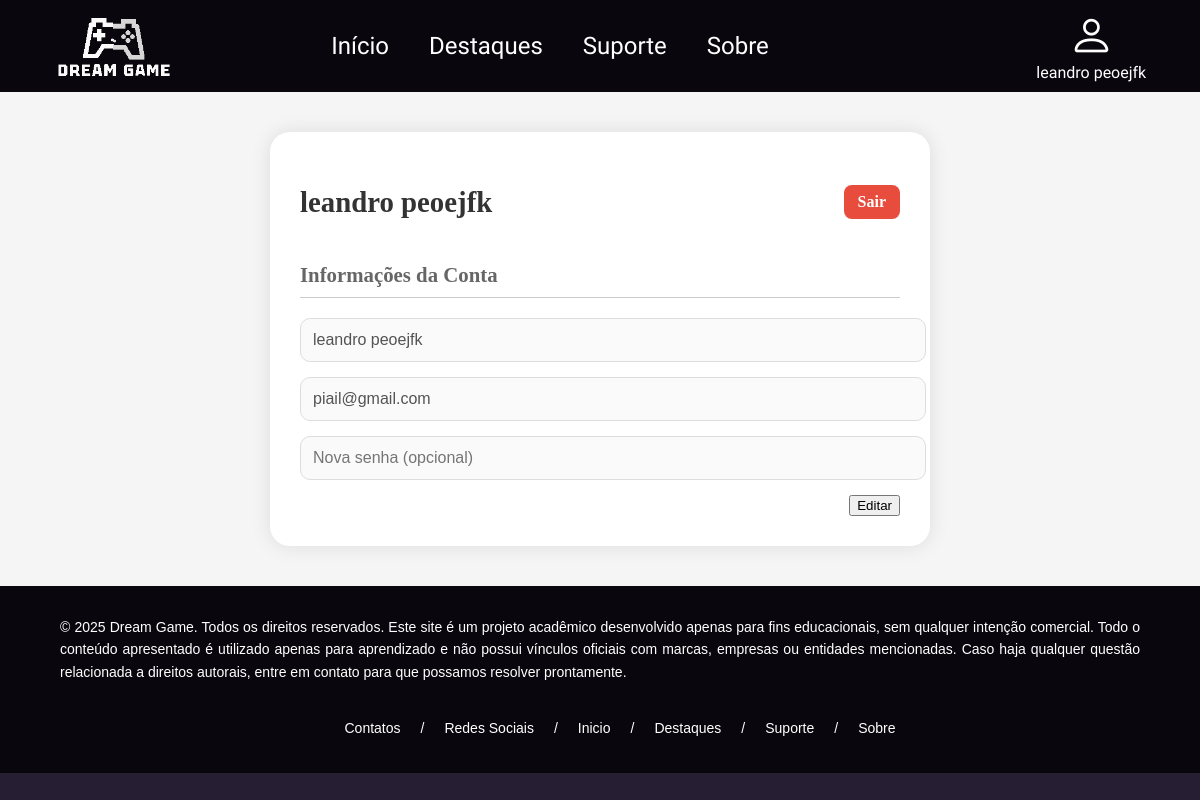
Screenshot of /DreamGame/perfil.php (signed in) with the database file from the repository.
### tables this page shows
CREATE TABLE `tb_info_users` (
  `ID_info` int(11) NOT NULL,
  `email` varchar(255) NOT NULL,
  `senha` varchar(255) NOT NULL,
  `ID_users` int(11) NOT NULL
);

CREATE TABLE `tb_users` (
  `ID_users` int(11) NOT NULL,
  `apelido` varchar(255) NOT NULL,
  `nome` varchar(255) NOT NULL,
  `nascimento` date NOT NULL
);

### DreamGame/perfil.php (the view, shortened to what this page needs)
<?php
include './includes/header.php';
try {
    $banco = new PDO("mysql:host=localhost;dbname=db_dreamgame", "root", "");
    $banco->setAttribute(PDO::ATTR_ERRMODE, PDO::ERRMODE_EXCEPTION);
    $id = $_SESSION['usuario_id'];
    $query = "SELECT tu.email, tu.senha, ti.nome
              FROM tb_info_users tu
              JOIN tb_users ti ON tu.ID_users = ti.ID_users
              WHERE tu.ID_users = :id";
    $stmt = $banco->prepare($query);
    $stmt->bindParam(':id', $id);
    $stmt->execute();
    $usuario = $stmt->fetch(PDO::FETCH_ASSOC);
} catch (PDOException $e) {
    die("Erro no banco de dados: " . $e->getMessage());
}
?>
<section class="perfil-section">
    <main class="perfil-main">
        <form method="POST" action="./auxilio/atualizar_perfil.php" id="formPerfil">
            <div class="perfil-header">
                <h1 class="perfil-nome"><?= htmlspecialchars($usuario['nome']) ?></h1>
                <a href="./auxilio/logout.php" class="perfil-btn-sair">Sair</a>
            </div>
            <h2 class="perfil-subtitulo">Informações da Conta</h2>
            <hr class="perfil-linha">
            <input type="text" name="nome" class="perfil-input" value="<?= htmlspecialchars($usuario['nome']) ?>" disabled required>
            <input type="email" name="email" class="perfil-input" value="<?= htmlspecialchars($usuario['email']) ?>" disabled required>
            <input type="password" name="senha" class="perfil-input" placeholder="Nova senha (opcional)" disabled>
            <div class="perfil-botoes">
                <button type="button" class="perfil-botao-editar" onclick="habilitarEdicao()">Editar</button>
            </div>
        </form>
    </main>
</section>
<?php include './includes/footer.php'; ?>

### DreamGame/assets/css/styles.css (style rules this page uses)
body { background-color: #261E33; padding: 0; margin: 0; align-items: center; }

### DreamGame/assets/css/perfil.css (style rules this page uses)
.perfil-section { display: flex; justify-content: center; padding: 40px 20px; background-color: #f5f5f5; }
.perfil-main { background: white; padding: 30px; border-radius: 20px; box-shadow: 0 0 20px rgba(0,0,0,0.1); width: 100%; max-width: 600px; }
.perfil-header { display: flex; justify-content: space-between; align-items: center; margin-bottom: 20px; }
.perfil-nome { font-size: 1.8em; color: #333; }
.perfil-btn-sair { background-color: #e74c3c; color: white; padding: 8px 14px; border-radius: 8px; text-decoration: none; font-weight: bold; transition: background 0.3s; }
.perfil-subtitulo { font-size: 1.3em; margin-bottom: 10px; color: #666; }
.perfil-linha { border: none; height: 1px; background-color: #ccc; margin-bottom: 20px; }
.perfil-input { width: 100%; padding: 12px; margin-bottom: 15px; border: 1px solid #ddd; border-radius: 10px; font-size: 1em; }
.perfil-botoes { display: flex; justify-content: flex-end; }

### rows the page displays
tb_info_users: ID_users.nome "leandro peoejfk", nome "leandro peoejfk", email "piail@gmail.com"

### other values shown
$_SESSION['nome'] "leandro peoejfk"
